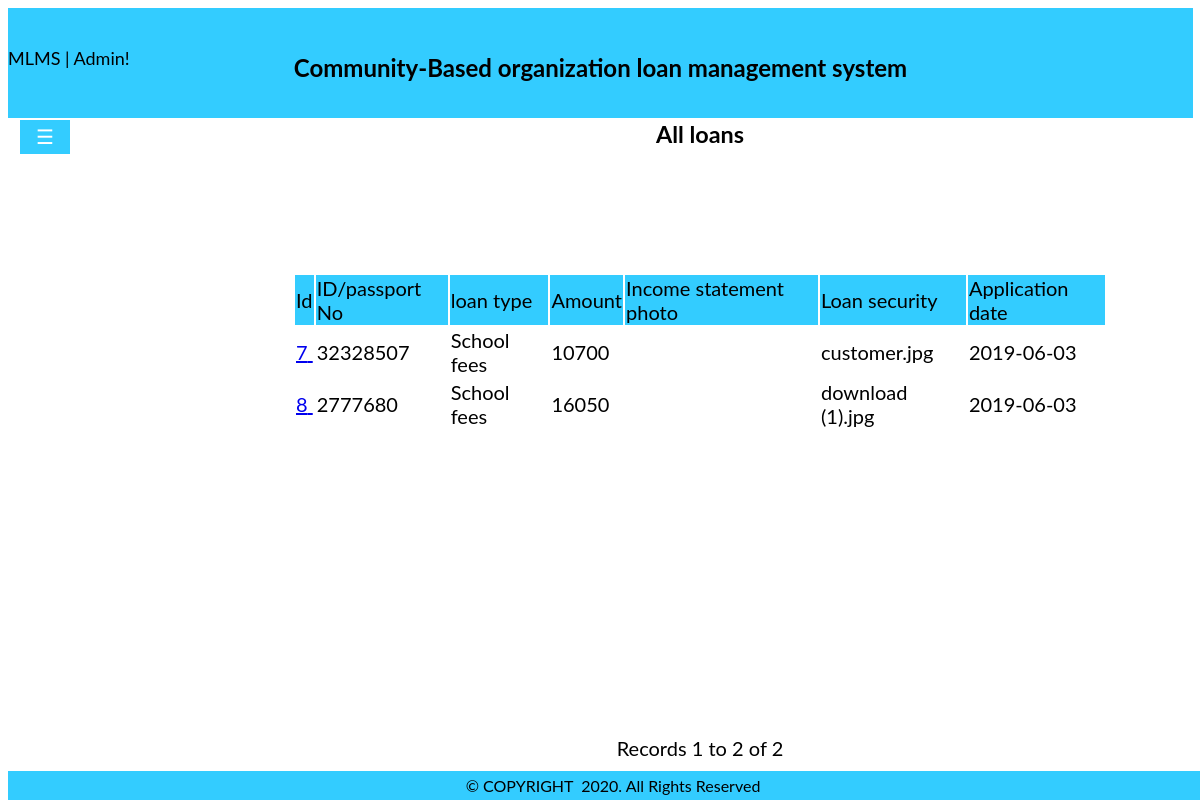
The page /admin/allloans.php on the database its author committed.
### tables this page shows
CREATE TABLE `loan` (
  `loanId` int(6) NOT NULL,
  `memberId` int(8) NOT NULL,
  `loanType` varchar(15) NOT NULL,
  `income` int(8) NOT NULL,
  `amount` int(8) NOT NULL,
  `intereset` varchar(5) NOT NULL,
  `payment_term` int(3) NOT NULL,
  `total_paid` int(8) NOT NULL,
  `emi_per_month` int(8) NOT NULL,
  `bankStatementPhoto` varchar(250) NOT NULL,
  `security` varchar(250) NOT NULL,
  `posting_date` date NOT NULL,
  `status` varchar(15) NOT NULL,
  `adminRemark` varchar(100) NOT NULL,
  `adminRemarkDate` date NOT NULL
);

### admin/allloans.php (the view, shortened to what this page needs)
<?php require_once('../Connections/mlms.php'); ?>
<?php
$maxRows_Recordset1 = 10;
$pageNum_Recordset1 = 0;
$startRow_Recordset1 = $pageNum_Recordset1 * $maxRows_Recordset1;
$query_Recordset1 = "SELECT * FROM loan";
$query_limit_Recordset1 = sprintf("%s LIMIT %d, %d", $query_Recordset1, $startRow_Recordset1, $maxRows_Recordset1);
$Recordset1 = mysql_query($query_limit_Recordset1, $mlms) or die(mysql_error());
$row_Recordset1 = mysql_fetch_assoc($Recordset1);
if (isset($_GET['totalRows_Recordset1'])) {
  $totalRows_Recordset1 = $_GET['totalRows_Recordset1'];
} else {
  $all_Recordset1 = mysql_query($query_Recordset1);
  $totalRows_Recordset1 = mysql_num_rows($all_Recordset1);
}
$totalPages_Recordset1 = ceil($totalRows_Recordset1/$maxRows_Recordset1)-1;
?>
<!DOCTYPE html PUBLIC "-//W3C//DTD XHTML 1.0 Transitional//EN" "http://www.w3.org/TR/xhtml1/DTD/xhtml1-transitional.dtd">
<html xmlns="http://www.w3.org/1999/xhtml">
<head>
<link rel="stylesheet" type="text/css" href="../Assets/css/body.css">
<link rel="stylesheet" type="text/css" href="../Assets/css/sidebar.css">
<link rel="stylesheet" type="text/css" href="../Assets/css/dropdown.css" />
<link rel="stylesheet" type="text/css" href="../font-awesome-4.7.0/css/font-awesome.min.css" />
</head>
<body><div class="nav">
<div class="header" class="responsive">
<span class="title"   style="font-size:18px;">MLMS | Admin!</span>
<center>
<h2>Community-Based organization loan management system</h2>
</center>
</div>
</div>
<div id="main">
  <button class="openbtn"  onClick="openNav()">☰</button> </div>
<center>
<div class="mainn">
<h3>All loans</h3>
  <table border="0" align="center">
    <tr bgcolor="#33CCFF">
      <td>Id</td>
      <td>ID/passport No</td>
      <td>loan type</td>
      <td>Amount</td>
      <td>Income statement photo</td>
      <td>Loan security</td>
      <td>Application date</td>
    </tr>
    <?php do { ?>
    <tr>
      <td><a href="allloanss.php?recordID=<?php echo $row_Recordset1['loanId']; ?>"> <?php echo $row_Recordset1['loanId']; ?>&nbsp; </a></td>
      <td><?php echo $row_Recordset1['memberId']; ?>&nbsp; </td>
      <td><?php echo $row_Recordset1['loanType']; ?>&nbsp; </td>
      <td><?php echo $row_Recordset1['total_paid']; ?>&nbsp; </td>
      <td><?php echo $row_Recordset1['bankStatementPhoto']; ?>&nbsp; </td>
      <td><?php echo $row_Recordset1['security']; ?>&nbsp; </td>
      <td><?php echo $row_Recordset1['posting_date']; ?>&nbsp; </td>
    </tr>
    <?php } while ($row_Recordset1 = mysql_fetch_assoc($Recordset1)); ?>
  </table>
  <br />
  <table border="0">
    <tr>
      <td><?php if ($pageNum_Recordset1 > 0) {  ?>
        <?php }  ?></td>
      <td><?php if ($pageNum_Recordset1 > 0) {  ?>
        <?php }  ?></td>
      <td><?php if ($pageNum_Recordset1 < $totalPages_Recordset1) {  ?>
        <?php }  ?></td>
      <td><?php if ($pageNum_Recordset1 < $totalPages_Recordset1) {  ?>
        <?php }  ?></td>
    </tr>
  </table>
Records <?php echo ($startRow_Recordset1 + 1) ?> to <?php echo min($startRow_Recordset1 + $maxRows_Recordset1, $totalRows_Recordset1) ?> of <?php echo $totalRows_Recordset1 ?> </div>
</center>
<div class="footer" align="center">
 &copy; COPYRIGHT &nbsp;<?php echo date("Y"); ?>. All Rights Reserved
</div>
</body>
</html>

### Assets/css/body.css (style rules this page uses)
body { font-family: "Lato", sans-serif; background-repeat:no-repeat; background-size:cover; }
.header { height:90px; background-color:#3CF; padding-top:20px; position: sticky; margin-top:0px; margin-right:15px; }
.nav { position:fixed; width:100%; line-height:60px; margin-right:15px; }
h2 { margin-top:-50px; }
.footer { background-color:#3CF; width:100%; color:#000; text-align:center; position:fixed; bottom:0; padding:5px; }
.mainn { margin-left: 200px; font-size: 20px; padding: 0px 10px; margin-top:80px; }
button { background-color:#3CF; color:#000; padding: 14px 20px; margin: 8px 0; border: none; cursor: pointer; width: 50%; }

### Assets/css/sidebar.css (style rules this page uses)
.openbtn { font-size: 20px; cursor: pointer; background-color:#3CF; color: white; padding: 5px 10px; border: none; width:50px; top:0; left:0; margin-top:120px; position:fixed; margin-left:20px; }
#main { transition: margin-left .5s; padding: 16px; }

### Assets/css/dropdown.css (style rules this page uses)
table { margin:75px; padding-top:25px; border:0px solid #000000; border-radius: 0px 0px 0px 0px; margin-top:100px; }

### rows shown on the page
loan: loanId "7", memberId "32328507", loanType "School fees", total_paid "10700", security "customer.jpg", posting_date "2019-06-03"
loan: loanId "8", memberId "2777680", loanType "School fees", total_paid "16050", security "download (1).jpg", posting_date "2019-06-03"

### other values the page prints
$startRow_Recordset1 + 1 "1"
min($startRow_Recordset1 + $maxRows_Recordset1, $totalRows_Recordset1) "2"
$totalRows_Recordset1 "2"
